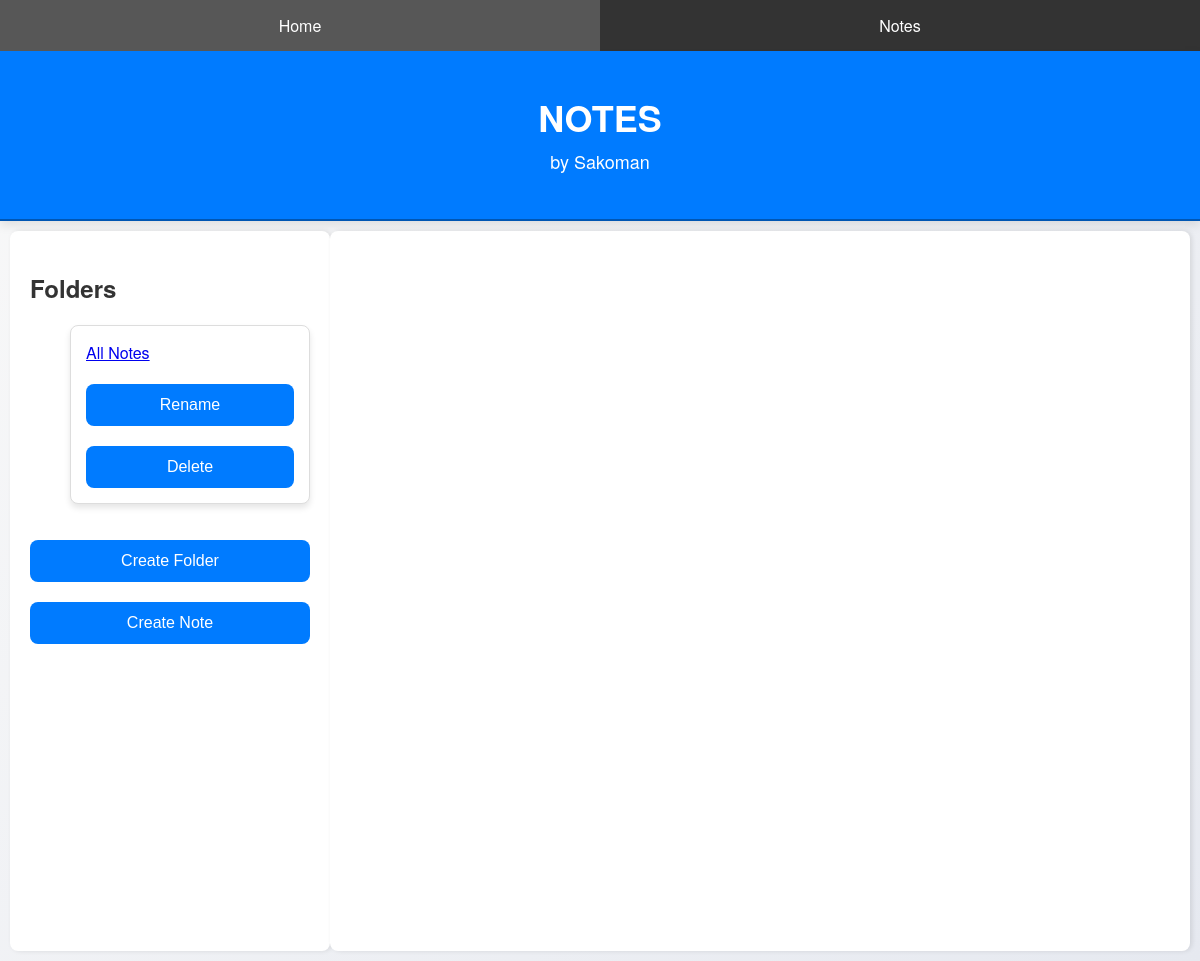
/notes, run on an earlier commit of the app's database.
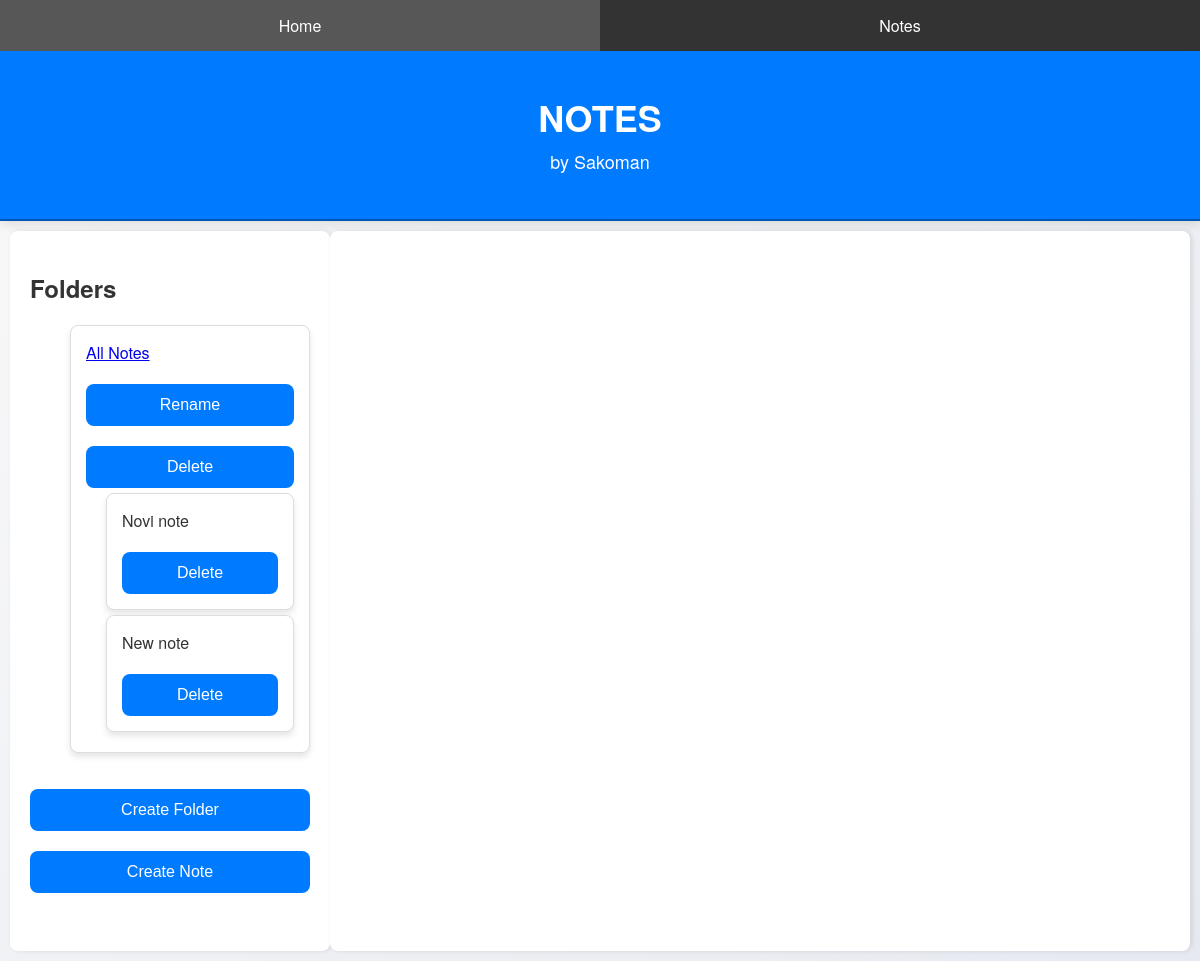
And on a later commit of the database.
### db.py (models this page shows, shortened)
class Folder(db.Model):
    __tablename__ = 'folders'
    id = db.Column(db.Integer, primary_key=True)
    name = db.Column(db.String(255), nullable=False, unique=True)
    notes = db.relationship('Note', backref='folder', lazy=True)

class Note(db.Model):
    __tablename__ = 'notes'
    id = db.Column(db.Integer, primary_key=True)
    title = db.Column(db.String(255), nullable=False)
    content = db.Column(db.Text, nullable=False)
    created_at = db.Column(db.DateTime, default=db.func.now())
    folder_id = db.Column(db.Integer, db.ForeignKey('folders.id'), nullable=True)

### routes/routes_pages.py (the view)
@pages_routes.route('/notes')
def notes():
    folders = Folder.query.all()
    return render_template('notes.html', folders=folders)

### templates/notes.html (shortened to what this page needs)
<!DOCTYPE html>
<html lang="en">
<head>
    <link rel="stylesheet" href="{{ url_for('static', filename='css/styles.css') }}">
    <link rel="stylesheet" href="{{ url_for('static', filename='css/styles_notes.css') }}">
    <link href="https://cdn.quilljs.com/1.3.6/quill.snow.css" rel="stylesheet">
</head>
<body>
    {% include 'navbar.html' %}
    <header class="header">
        <h1>NOTES</h1>
        <p>by Sakoman</p>
    </header>
    <div class="container">
        <div class="sidebar">
            <h2>Folders</h2>
            <ul>
                {% for folder in folders %}
                <li id="folder-{{ folder.id }}" class="folder" data-folder-id="{{ folder.id }}" draggable="true">
                    <a href="javascript:void(0);" class="folder-toggle">{{ folder.name }}</a>
                    <button class="edit-folder-btn" data-folder-id="{{ folder.id }}">Rename</button>
                    <button class="delete-folder-btn" data-folder-id="{{ folder.id }}">Delete</button>
                    <ul id="folder-{{ folder.id }}-notes">
                        {% for note in folder.notes %}
                        <li id="note-{{ note.id }}" class="note" draggable="true" data-note-id="{{ note.id }}">
                            <span>{{ note.title }}</span>
                            <button class="delete-note-btn" data-note-id="{{ note.id }}">Delete</button>
                        </li>
                        {% endfor %}
                    </ul>
                </li>
                {% endfor %}
            </ul>
            <button id="create-folder-btn">Create Folder</button>
            <button id="create-note-btn">Create Note</button>
        </div>
        <div class="content">
        </div>
    </div>
</body>
</html>

### templates/navbar.html
<nav class="navbar">
    <ul>
        <li><a href="{{ url_for('pages_routes.index') }}">Home</a></li>
        <li><a href="{{ url_for('pages_routes.notes') }}">Notes</a></li>
    </ul>
</nav>

### static/css/styles.css (style rules this page uses)
body { font-family: 'Helvetica Neue', sans-serif; margin: 0; padding: 0; background: linear-gradient(135deg, #f9f9f9, #e6e9f0); color: #333; }
header { background-color: #007bff; color: white; padding: 40px; text-align: center; box-shadow: 0 4px 10px rgba(0, 0, 0, 0.1); border-bottom: 2px solid #0056b3; }
header h1 { font-size: 36px; margin: 0; }
header p { font-size: 18px; margin: 5px 0; }
.container { display: flex; flex-wrap: wrap; height: calc(100vh - 80px); padding: 10px; justify-content: space-between; }
.sidebar { width: 280px; padding: 20px; background-color: #ffffff; box-shadow: 2px 0 5px rgba(0, 0, 0, 0.1); overflow-y: auto; border-radius: 8px; }
.content { flex: 1; padding: 20px; background-color: #ffffff; box-shadow: 2px 0 5px rgba(0, 0, 0, 0.1); border-radius: 8px; max-width: 75%; }
button { background-color: #007bff; color: white; border: none; padding: 12px 20px; margin-top: 20px; border-radius: 8px; cursor: pointer; transition: background-color 0.3s ease; width: 100%; font-size: 16px; }
.navbar { background-color: #333; overflow: hidden; }
.navbar ul { list-style-type: none; margin: 0; padding: 0; display: flex; }
.navbar ul li { flex: 1; }
.navbar ul li a { display: block; padding: 14px 20px; text-align: center; text-decoration: none; color: white; }

### static/css/styles_notes.css (style rules this page uses)
.folder, .note { padding: 15px; background-color: #ffffff; border-radius: 8px; border: 1px solid #ddd; margin-bottom: 10px; box-shadow: 0 4px 6px rgba(0, 0, 0, 0.1); cursor: pointer; transition: background-color 0.3s ease, transform 0.3s ease; list-style-type: none; }
.folder ul, .note ul { list-style-type: none; padding-left: 20px; }
.folder li, .note li { margin: 5px 0; }

What changed in the data, as far as the page shows it:
added Note: title "Novi note"
added Note: title "New note"
